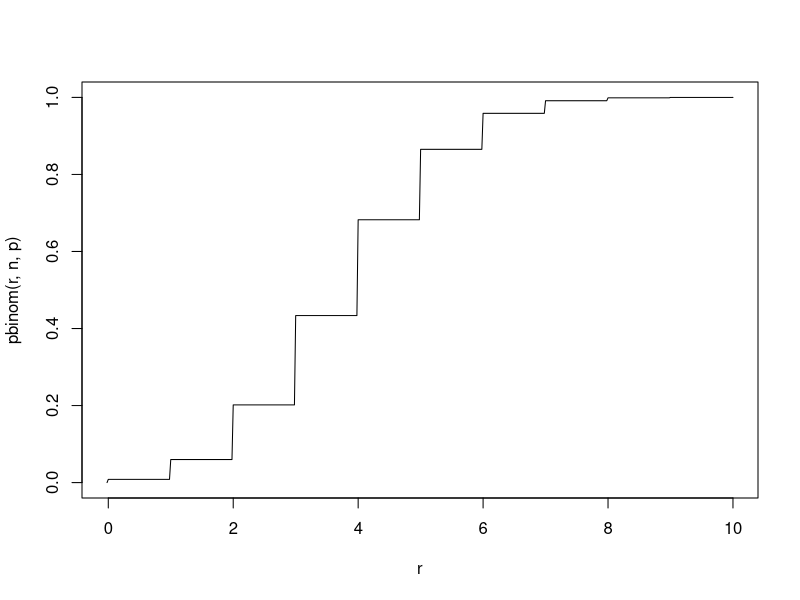
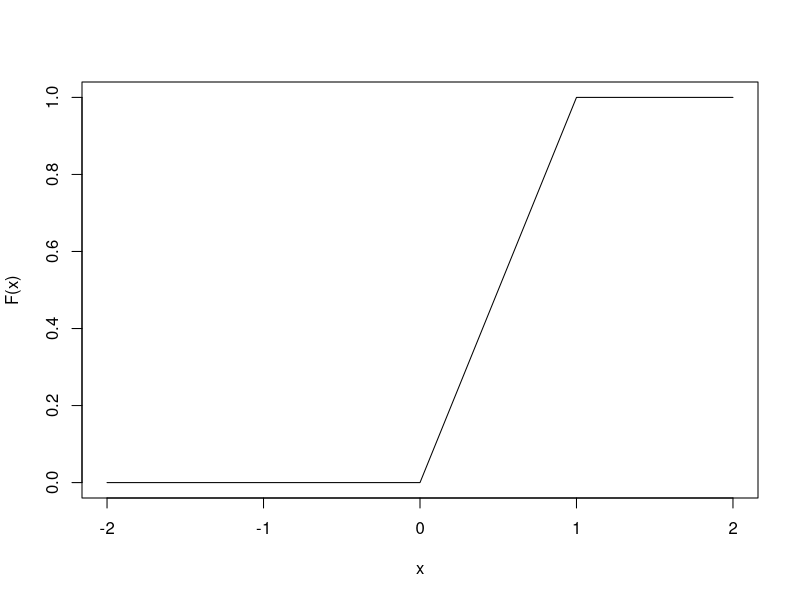

Reproduce these figures in R, in order.
n <- 10
p <- 0.38
r <- c(-1:(50*n))/50
plot(r, pbinom(r, n, p), type="l")

# We need to write functions so they take a column of input values and return a column of output values, 
# This will make what we do next easier.

F <- function(x) {
  result <- c()
  
  for (k in x) {
    
    # The actual function - note the if statements we need because of the piecewise nature
    if (k < 0) {
      result <- c(result, 0)
    }
    else if (k > 1) {
      result <- c(result, 1)
    }
    else {
      result <- c(result, k)
    }
  }
  result
} 

# testing that it works
F(c(-0.25, 0.25, 3))

n <- 100
x <- c((-2*n):(2*n))/n
plot(x, F(x), type = "l")


